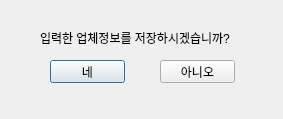
<?xml version="1.0" encoding="UTF-8"?>
<ui version="4.0">
 <class>Dialog</class>
 <widget class="QDialog" name="Dialog">
  <property name="geometry">
   <rect>
    <x>0</x>
    <y>0</y>
    <width>283</width>
    <height>119</height>
   </rect>
  </property>
  <property name="sizePolicy">
   <sizepolicy hsizetype="Fixed" vsizetype="Fixed">
    <horstretch>0</horstretch>
    <verstretch>0</verstretch>
   </sizepolicy>
  </property>
  <property name="windowTitle">
   <string>거래처 등록 저장</string>
  </property>
  <widget class="QLabel" name="label">
   <property name="geometry">
    <rect>
     <x>40</x>
     <y>30</y>
     <width>206</width>
     <height>16</height>
    </rect>
   </property>
   <property name="sizePolicy">
    <sizepolicy hsizetype="Preferred" vsizetype="Preferred">
     <horstretch>0</horstretch>
     <verstretch>0</verstretch>
    </sizepolicy>
   </property>
   <property name="layoutDirection">
    <enum>Qt::LeftToRight</enum>
   </property>
   <property name="text">
    <string>입력한 업체정보를 저장하시겠습니까?</string>
   </property>
   <property name="alignment">
    <set>Qt::AlignJustify|Qt::AlignVCenter</set>
   </property>
   <property name="margin">
    <number>0</number>
   </property>
  </widget>
  <widget class="QPushButton" name="buttonYes">
   <property name="geometry">
    <rect>
     <x>50</x>
     <y>60</y>
     <width>75</width>
     <height>23</height>
    </rect>
   </property>
   <property name="sizePolicy">
    <sizepolicy hsizetype="Fixed" vsizetype="Fixed">
     <horstretch>0</horstretch>
     <verstretch>0</verstretch>
    </sizepolicy>
   </property>
   <property name="text">
    <string>네</string>
   </property>
  </widget>
  <widget class="QPushButton" name="buttonNo">
   <property name="geometry">
    <rect>
     <x>160</x>
     <y>60</y>
     <width>75</width>
     <height>23</height>
    </rect>
   </property>
   <property name="sizePolicy">
    <sizepolicy hsizetype="Fixed" vsizetype="Fixed">
     <horstretch>0</horstretch>
     <verstretch>0</verstretch>
    </sizepolicy>
   </property>
   <property name="text">
    <string>아니오</string>
   </property>
  </widget>
 </widget>
 <resources/>
 <connections/>
</ui>
